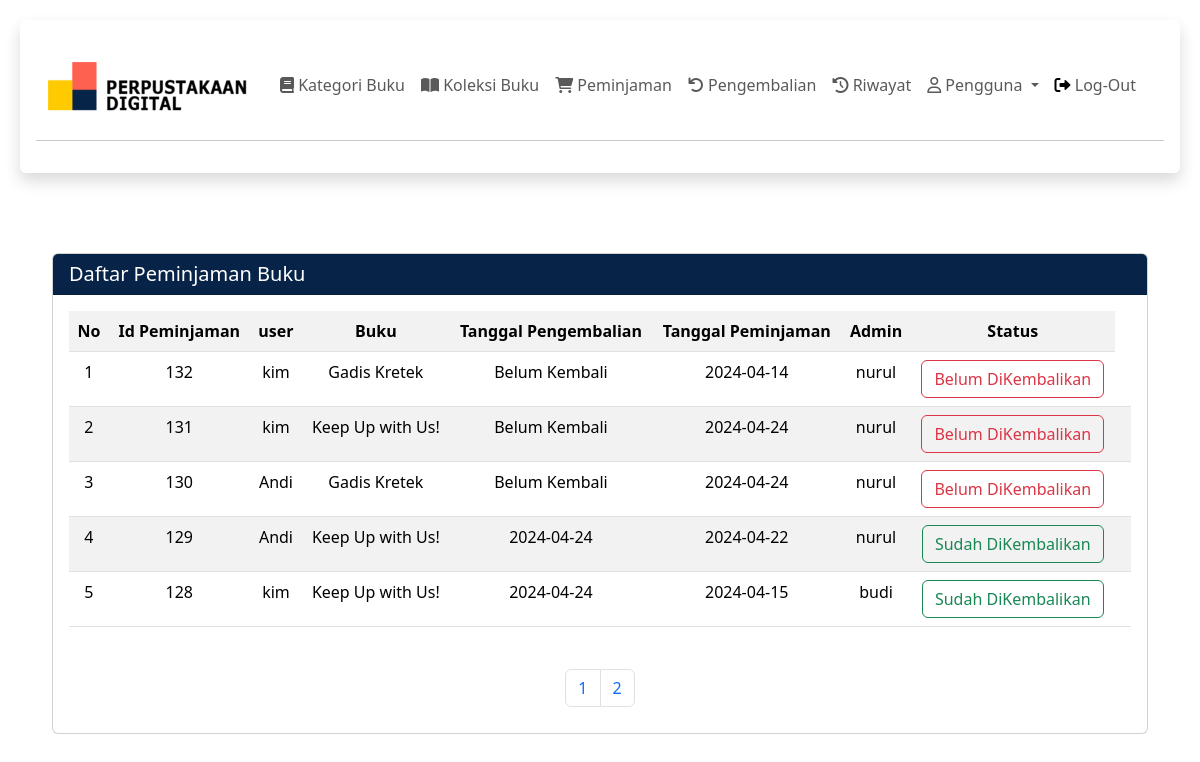
Page /public/admin/pengembalian/read.php on the committed database.
### tables this page shows
CREATE TABLE `t_peminjaman` (
  `f_id` int(11) NOT NULL,
  `f_idadmin` int(11) NOT NULL,
  `f_idanggota` int(11) NOT NULL,
  `f_tanggalpeminjaman` date DEFAULT NULL
);

CREATE TABLE `t_anggota` (
  `f_id` int(11) NOT NULL,
  `f_nama` varchar(200) NOT NULL,
  `f_username` varchar(200) NOT NULL,
  `f_password` varchar(200) NOT NULL,
  `f_tempatlahir` varchar(100) DEFAULT NULL,
  `f_tanggallahir` date DEFAULT NULL,
  `t_input` datetime DEFAULT NULL,
  `t_update` datetime DEFAULT NULL
);

CREATE TABLE `t_buku` (
  `f_id` int(11) NOT NULL,
  `f_idkategori` int(11) NOT NULL,
  `f_judul` varchar(200) NOT NULL,
  `f_gambar` varchar(100) NOT NULL,
  `f_pengarang` varchar(200) NOT NULL,
  `f_penerbit` varchar(200) NOT NULL,
  `f_deskripsi` varchar(500) NOT NULL,
  `f_tglinput` datetime DEFAULT NULL,
  `f_tglupdate` datetime DEFAULT NULL
);

CREATE TABLE `t_detailpeminjaman` (
  `f_id` int(11) NOT NULL,
  `f_idpeminjaman` int(11) NOT NULL,
  `f_iddetailbuku` int(11) NOT NULL,
  `f_tanggalkembali` date DEFAULT NULL
);

### public/admin/pengembalian/read.php (the view, shortened to what this page needs)
<?php
require '../../../private/function.php';
$dataperhalaman = 5;
$totaldata = count(connect("SELECT f_id FROM t_detailpeminjaman"));
$jumlahhalaman = ceil($totaldata / $dataperhalaman);
if (isset($_GET['halaman'])) {
    $halamanberapa = $_GET['halaman'];
} else {
    $halamanberapa = 1;
}
$awaldata = ($dataperhalaman * $halamanberapa) - $dataperhalaman;
$sql = "SELECT t_anggota.f_nama AS namaanggota, t_peminjaman.f_id, t_detailpeminjaman.f_tanggalkembali, t_buku.f_judul, t_admin.f_nama AS namaadmin,t_detailpeminjaman.f_id as idpengembalian, t_detailbuku.f_id as iddetailbuku,t_peminjaman.f_tanggalpeminjaman
    FROM t_peminjaman
    INNER JOIN t_admin ON t_peminjaman.f_idadmin=t_admin.f_id
    INNER JOIN t_anggota ON t_peminjaman.f_idanggota=t_anggota.f_id
    INNER JOIN t_detailpeminjaman ON t_peminjaman.f_id=t_detailpeminjaman.f_idpeminjaman
    INNER JOIN t_detailbuku ON t_detailpeminjaman.f_iddetailbuku=t_detailbuku.f_id
    INNER JOIN t_buku ON t_detailbuku.f_idbuku=t_buku.f_id
    ORDER BY idpengembalian DESC LIMIT $awaldata, $dataperhalaman";
$result = mysqli_query($conn, $sql);
$no = 1 + $awaldata;
?>
<!DOCTYPE html>
<html lang="en">
<head>
</head>
<body>
<div class="shadow p-3 rounded">
<nav class="navbar navbar-expand-lg" id="navbar">
    <div class="container-fluid">
        <div class="collapse navbar-collapse" id="navbarToggler">
            <a href="../index.php">
            <img src="../../../src/images/logo.png" alt="Logo" class="logo_login mt-2" width="200px">
            </a>
            <ul class="navbar-nav ms-auto mb-2 me-2 mb-lg-0">
                <li class="nav-item"><a class="nav-link" href="../kategori/read.php"><i class="fas fa-book"></i> Kategori Buku</a></li>
                <li class="nav-item ">
                    <a class="nav-link" href="../buku/read.php" aria-expanded="false">
                        <i class="fas fa-book-open"></i> Koleksi Buku
                    </a>
                </li>
                <li class="nav-item"><a class="nav-link" href="../peminjaman/read.php"><i class="fas fa-shopping-cart"></i> Peminjaman</a></li>
                <li class="nav-item"><a class="nav-link" href="./read.php"><i class="fas fa-undo"></i> Pengembalian</a></li>
                <li class="nav-item"><a class="nav-link" href="../riwayat/read.php"><i class="fa-solid fa-clock-rotate-left"></i> Riwayat</a></li>
                <li class="nav-item dropdown" id="active">
                    <a class="nav-link dropdown-toggle" href="#" role="button" data-bs-toggle="dropdown" aria-expanded="false">
                        <i class="far fa-user"></i> Pengguna
                    </a>
                </li>
                <li class="nav-item">
                    <a class="nav-link" aria-current="page" href="../index.php">
                        <i class="fa-solid fa-right-from-bracket" style="color: #000000;"></i>
                        Log-Out
                    </a>
                </li>
            </ul>
        </div>
    </div>
</nav>
<hr>
</div>
<main>
<div class="gap-2">
<div class="p-4">
  <div class="p-2 ">
    <div class="card mt-5" id="card">
    <h5 class="card-header" style=" background-color: #072448; color:#ffffff;">Daftar Peminjaman Buku</h5>
    <div class="card-body" id="card1">
    <div class="table-container">
    <table class="table table-striped ms-auto ">
          <tr class="text-center" id="th" >
              <th>No</th>
              <th>Id Peminjaman</th>
              <th>user</th>
              <th>Buku</th>
              <th>Tanggal Pengembalian</th>
              <th>Tanggal Peminjaman</th>
              <th>Admin</th>
              <th>Status</th>
          </tr>
          <?php
        if (!empty($result)) { ?>
            <?php foreach ($result as $r) : ?>
                <tr>
                    <td><center> <?php echo $no++ ?> </center></td>
                    <td><center> <?php echo $r['f_id'] ?> </center></td>
                    <td><center> <?php echo $r['namaanggota'] ?> </center></td>
                    <td><center> <?php echo $r['f_judul'] ?> </center></td>
                    <td><center> <?php
                            if ($r['f_tanggalkembali'] == '0000-00-00') {
                                echo "Belum Kembali";
                            } else {
                                echo $r['f_tanggalkembali'];
                            } ?> </td></center>
                    <td><center> <?php echo $r['f_tanggalpeminjaman'] ?> </center></td>
                    <td><center> <?php echo $r['namaadmin'] ?> </center></td>
                    <td><center>
                    <?php
                    if ($r['f_tanggalkembali'] == '0000-00-00') {
                      echo "<a href='./update.php?f=pengembalian&m=update&id=" . $r['idpengembalian'] .
                      "&iddetailbuku=" . $r['iddetailbuku'] . "'>
                      <button type='button' class= 'btn btn-outline-danger'>Belum DiKembalikan</button></a>";
                    } else {
                      echo "<button type='button' class='btn btn-outline-success'>Sudah DiKembalikan</button>";
                    }
                    ?>
                    </center>
                  </td>
                  <td>
                  </td>
            <?php endforeach ?>
        <?php } ?>
      </table>
    </div>
    </div>
        <nav class="nav" aria-label="Page navigation example">
                <ul class="pagination">
        <?php for ($i = 1; $i <= $jumlahhalaman; $i++): ?>
            <li class="page-item"><a class="page-link" href="?halaman=<?=$i?>" ><?=$i?></a></li>
        <?php endfor; ?>
                </ul>
        </nav>
    </div>
  </div>
</div>
</main>
</body>
</html>

### private/function.php (style rules this page uses)
body { padding: 20px; overflow-x: hidden; }
.nav { justify-content: center; margin: 10px; }

### public/admin/pengembalian/read.php (style rules this page uses)
body { padding: 20px; }
nav { justify-content: center; margin-top: 10px; }
.table-container { overflow-x: auto; }

### rows in the picture
t_peminjaman: f_id "132", f_idanggota.f_nama "kim", t_buku.f_judul "Gadis Kretek", shows "Belum Kembali", f_tanggalpeminjaman "2024-04-14", f_idadmin.f_nama "nurul"
t_peminjaman: f_id "131", f_idanggota.f_nama "kim", t_buku.f_judul "Keep Up with Us!", shows "Belum Kembali", f_tanggalpeminjaman "2024-04-24", f_idadmin.f_nama "nurul"
t_peminjaman: f_id "130", f_idanggota.f_nama "Andi", t_buku.f_judul "Gadis Kretek", shows "Belum Kembali", f_tanggalpeminjaman "2024-04-24", f_idadmin.f_nama "nurul"
t_peminjaman: f_id "129", f_idanggota.f_nama "Andi", t_buku.f_judul "Keep Up with Us!", t_detailpeminjaman.f_tanggalkembali "2024-04-24", f_tanggalpeminjaman "2024-04-22", f_idadmin.f_nama "nurul", shows "Sudah DiKembalikan"
t_peminjaman: f_id "128", f_idanggota.f_nama "kim", t_buku.f_judul "Keep Up with Us!", t_detailpeminjaman.f_tanggalkembali "2024-04-24", f_tanggalpeminjaman "2024-04-15", f_idadmin.f_nama "budi", shows "Sudah DiKembalikan"
